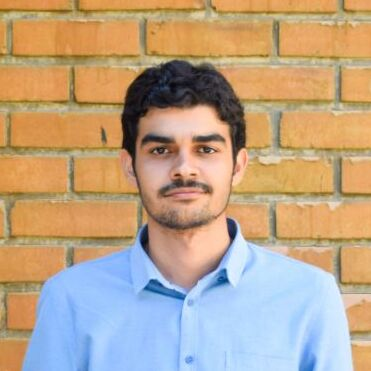
#> input picture HW 3/Ali_Bahmanyar_9823018_HW3/img1.jpg, 371 x 371 px, given in place of the camera
$ python q1-webcam.py
#> lines starting #> are read from the running program, lines starting #| are printed output that depends on the picture
import cv2
import time
import imutils
from imutils.video import VideoStream
from matplotlib import pyplot

detector = cv2.CascadeClassifier(cv2.data.haarcascades + "haarcascade_frontalface_alt2.xml")

vs = VideoStream(src=0).start()
time.sleep(2.0)


c = 0
start = time.time()

while True:
	frame = vs.read()
#> frame is the input picture: shape (371, 371, 3); mean B, G, R 137.3, 163.8, 187.8
	frame = imutils.resize(frame, width=480)
#> frame: shape (480, 480, 3)
	gray = cv2.cvtColor(frame, cv2.COLOR_BGR2GRAY)
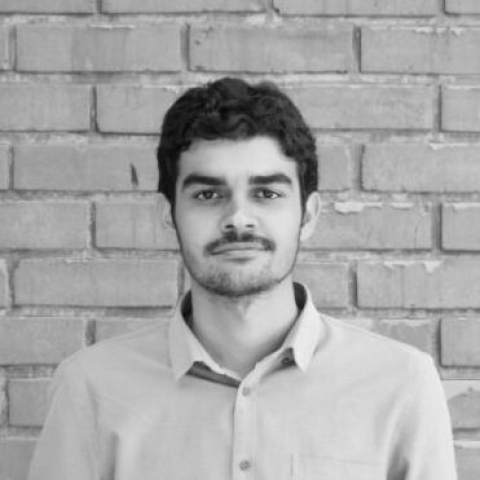
#> gray: shape (480, 480); min 8, max 245, mean 167.9

	rects = detector.detectMultiScale(
                gray, scaleFactor=1.5, minNeighbors=5, minSize=(30, 30),
                flags=cv2.CASCADE_SCALE_IMAGE)
#> rects = [[162, 132, 152, 152]]

	for (x, y, w, h) in rects:
		cv2.rectangle(frame, (x, y), (x + w, y + h), (0, 255, 0), 2)
#> this loop made 1 pass
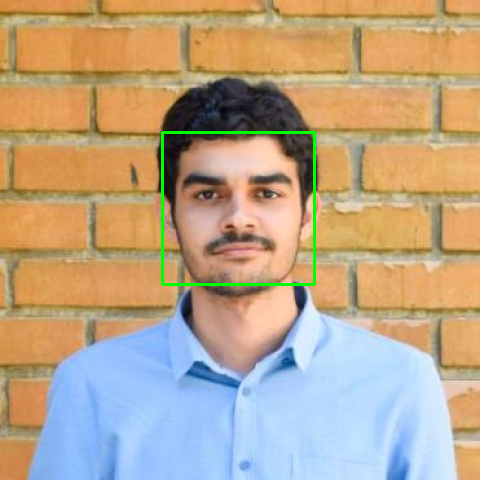
#> frame: shape (480, 480, 3); mean B, G, R 136.6, 165, 186.7


	cv2.imshow("Frame", frame)
	key = cv2.waitKey(1) & 0xFF
#> (key q is pressed here)

	if key == ord("q"):
		break


	if c == 100: # Print average fps for the last 100 frames
		end = time.time()
		print(frame.shape)
		print("FPS: ", 100/(end-start))
		c = 0
		start = time.time()

	c += 1

cv2.destroyAllWindows()
vs.stop()

$ run again, on HW 3/Ali_Bahmanyar_9823018_HW3/img4.png
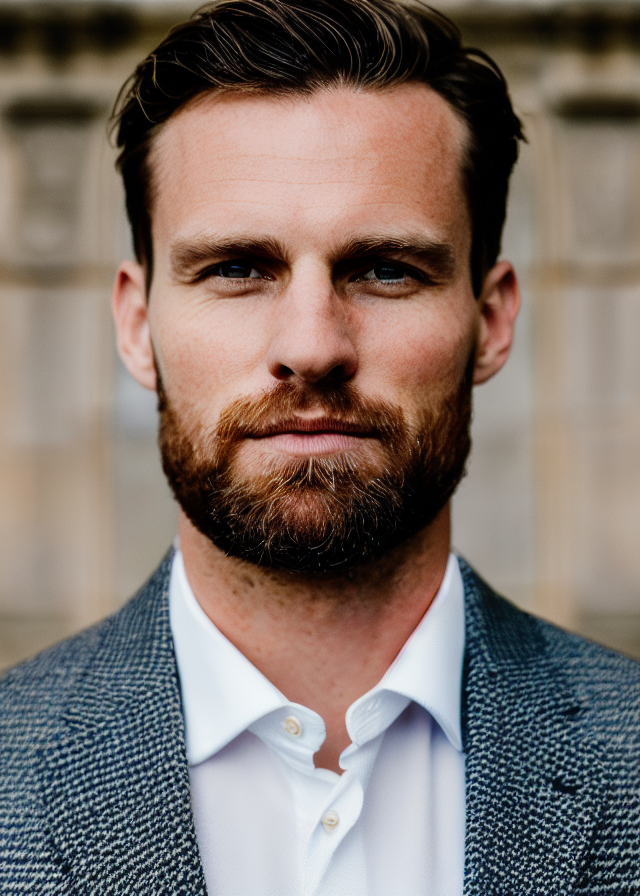
#> input picture HW 3/Ali_Bahmanyar_9823018_HW3/img4.png, 640 x 896 px, given in place of the camera
#> frame is the input picture: shape (896, 640, 3); mean B, G, R 107, 113.9, 126.8
#> `gray = cv2.cvtColor(frame, cv2.COLOR_BGR2GRAY)`:
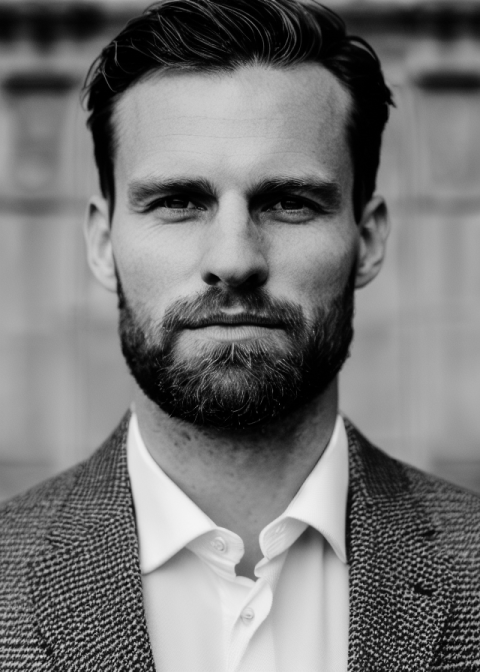
#> gray: shape (672, 480); min 0, max 245, mean 116.9
#> rects = [[65, 68, 342, 342]]
#> the loop `for (x, y, w, h) in rects:` made 1 pass
#> after the loop `for (x, y, w, h) in rects:`:
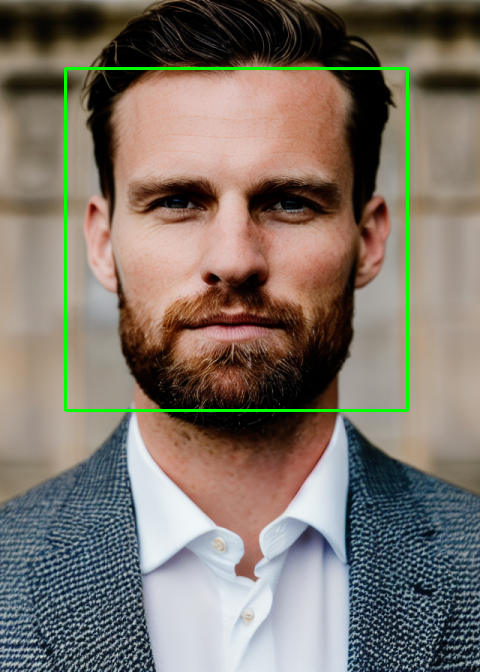
#> frame: shape (672, 480, 3); mean B, G, R 105.8, 115.7, 125.2
